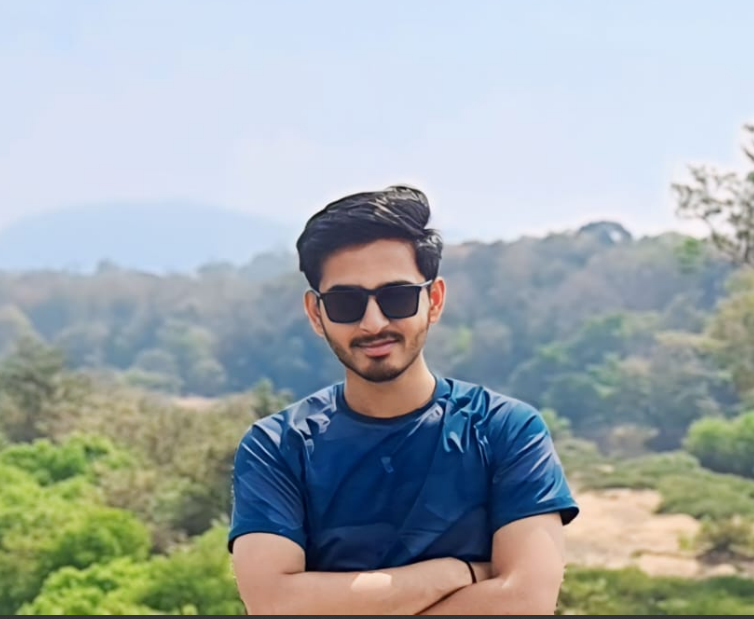
#> input picture Image Resizing and  Shaping/me.png, 754 x 619 px
$ python rotation.py
#> lines starting #> are read from the running program, lines starting #| are printed output that depends on the picture
import cv2
image = cv2.imread("me.png")
#> image is the input picture: shape (619, 754, 3); mean B, G, R 171.5, 169, 159.8

if image is None:
    print("Error, Cannot load the Image")
else:
    print("Image loaded Successfully")

    (h,w) = image.shape[:2]
#> h = 619; w = 754
    center = (w//2,h//2)
#> center = (377, 309)

    M = cv2.getRotationMatrix2D(center,90,1.0)
#> M = [[6.12e-17, 1, 68], [-1, 6.12e-17, 686]]
    rotated = cv2.warpAffine(image,M,(w,h))
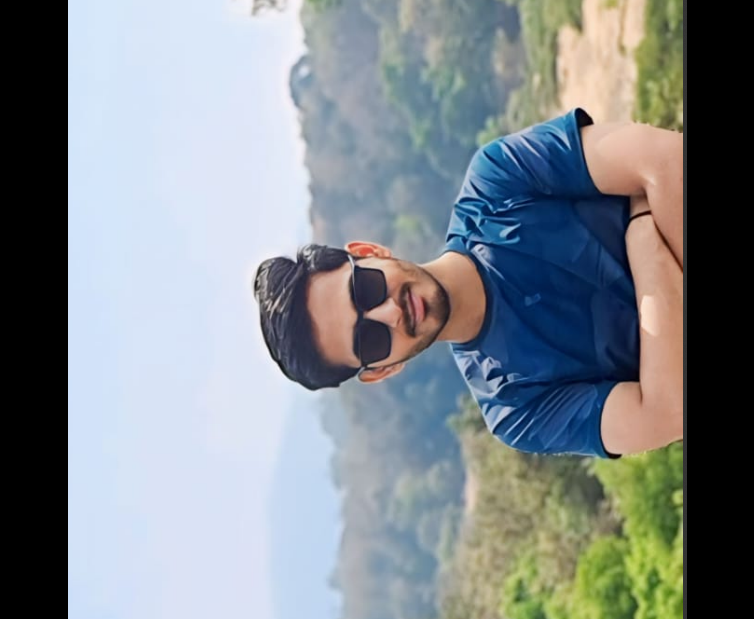
#> rotated: shape (619, 754, 3); mean B, G, R 141.7, 137, 129.8

    cv2.imshow("Original image",image)
    cv2.imshow("Rotated image",rotated)

    cv2.waitKey(0)
    cv2.destroyAllWindows()
